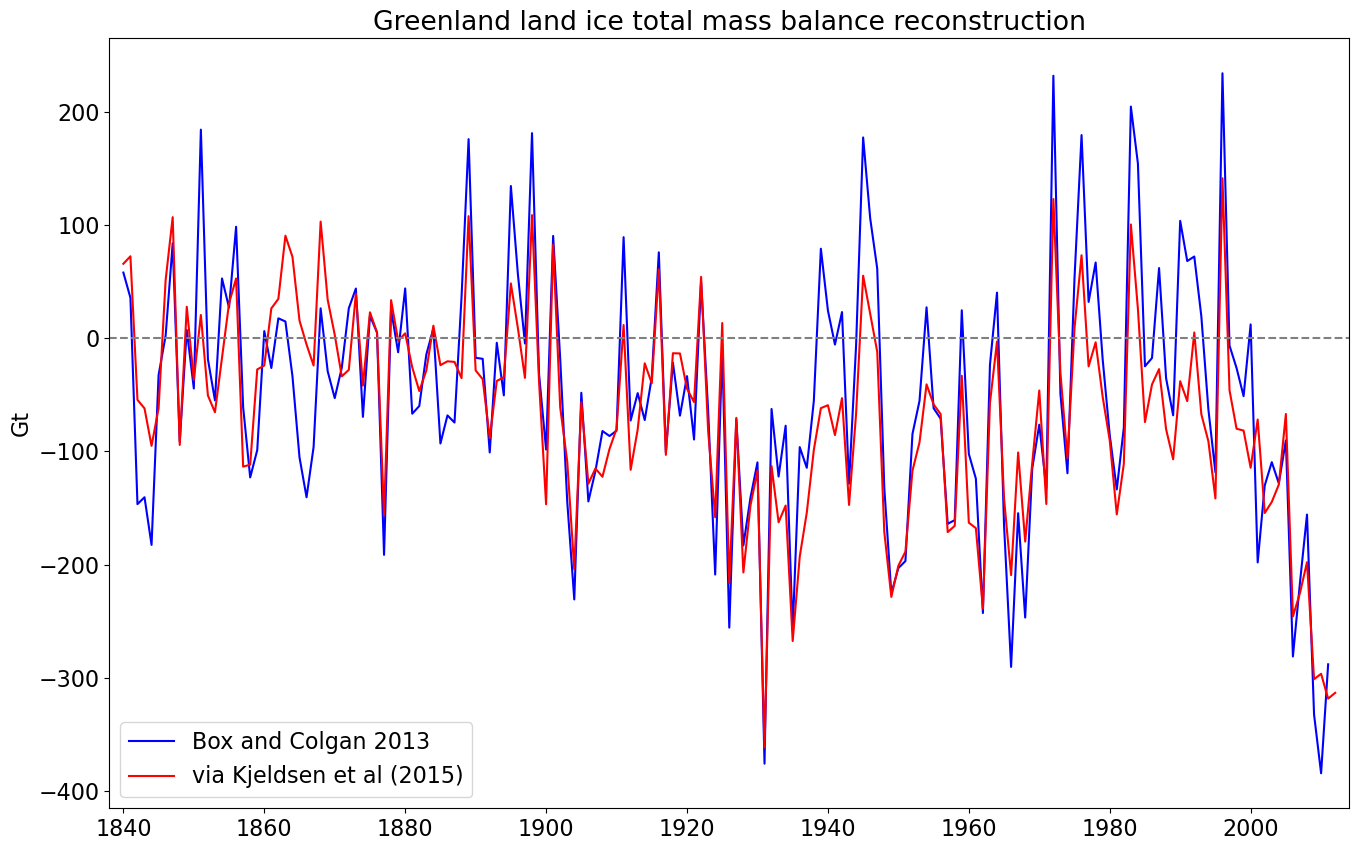

The Python source for this figure:
#!/usr/bin/env python3
# -*- coding: utf-8 -*-
"""
Created on Thu Feb 11 08:14:38 2021

@author: [email redacted]

"""
import pandas as pd
import numpy as np
import matplotlib.pyplot as plt
import os

os.chdir('/Users/jason/Dropbox/TMB_Greenland_1840-2012/')

font_size=16
plt.style.use('default')
# plt.rcParams['font.sans-serif'] = ['Georgia']
plt.rcParams["font.size"] = font_size 
plt.rcParams["mathtext.default"]='regular'
fig=plt.figure(figsize=(16,10))

df=pd.read_csv('./Greenland_mass_balance_totals_1840-2012_ver_20141130_with_uncert_via_Kjeldsen_et_al_2015.csv')

dfBC=pd.read_csv('./Greenland_mass_balance_1840-2011_Box_and_Colgan_2013.txt',delim_whitespace=True)
print(dfBC.columns)

plt.title('Greenland land ice total mass balance reconstruction')
plt.plot(dfBC.Year,dfBC.TMB,c='b',label='Box and Colgan 2013')
plt.plot(df.year,df.TMB,c='r',label='via Kjeldsen et al (2015)')
plt.axhline(y=0,linestyle='--',c='grey',)
plt.ylabel('Gt')
plt.xlim(1838,2014)
plt.legend(loc=3)

ly='p'

if ly =='x':plt.show()

if ly =='p':
    plt.savefig('./plot_timeseries_TMB_1840-2012.png', dpi=100, bbox_inches='tight')